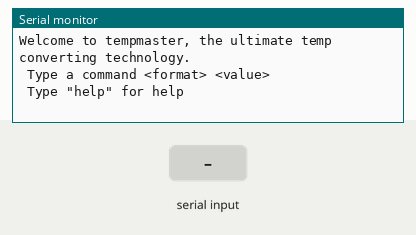
This sketch was run on a simulated Arduino Uno, built with avr-gcc and run on an emulated ATmega328P. Shown: the last lines printed to the serial monitor. Inputs (shaded band) come from the test bench.

Above: at 1.2 s.
1.3 s: "ktc\n" received over Serial
At 2.9 s:
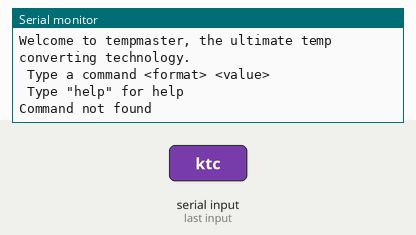
3.8 s: "kelvin\n" received over Serial
At 5.2 s:
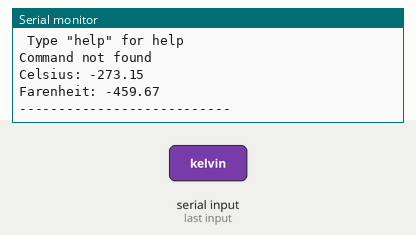
6.3 s: "celsius\n" received over Serial
At 8.2 s:
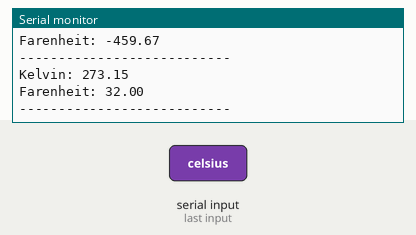

The sketch:

cmd_parser.ino
```cpp
void compare(float value, String conv_type)
{
  if (conv_type.equals("ktc"))
  {
    Serial.println("Celsius: " + (String)(value - 273.15) + "\n");
  }
  else if (conv_type.equals("ktf"))
  {
    Serial.println("Farenheit: " + (String)((((value - 273.15) * 9) / 5) + 32) + "\n");
  }
  else if (conv_type.equals("ctk"))
  {
    Serial.println("Kelvin: " + (String)(value + 273.15) + "\n");
  }
  else if (conv_type.equals("ctf"))
  {
    Serial.println("Farenheit: " + (String)((value * (9 / 5)) + 32) + "\n");
  }
  else if (conv_type.equals("ftk"))
  {
    Serial.println("Kelvin: " + (String)(((value - 32) / 1.8) + 273.15) + "\n");
  }
  else if (conv_type.equals("ftc"))
  {
    Serial.println("Celsius: " + (String)((value - 32) / 1.8) + "\n");
  }
}

void setup()
{
  // put your setup code here, to run once:
  Serial.begin(9600);
  Serial.println("");
  Serial.println("Welcome to tempmaster, the ultimate temp converting technology. \n Type a command <format> <value> \n Type \"help\" for help \n");
}

void loop()
{
  // put your main code here, to run repeatedly:
  while (!Serial.available())
    ;
  String input = Serial.readString();

  int arg = 0, next = 0;

  String args[2];

  for (int i = 0; i < input.length(); i++)
  {
    if (input.charAt(i) == ' ')
    {
      args[arg] = input.substring(next, i);
      next = i + 1;
      arg++;
    }
    else if (input.charAt(input.length() - 1))
    {
      args[arg] = input.substring(next, i);
    }
  }
  String command = args[0];

  if (command == "kelvin")
  {

    float kelvin = args[1].toFloat();

    compare(kelvin, "ktc"); // (type)t(final_type)

    compare(kelvin, "ktf");
    Serial.println("---------------------------");
  }
  else if (command == "celsius")
  {

    float celsius = args[1].toFloat();

    compare(celsius, "ctk"); // (type)t(final_type)

    compare(celsius, "ctf");
    Serial.println("---------------------------");
  }
  else if (command == "farenheit")
  {
    float farenheit = args[1].toFloat();

    compare(farenheit, "ftk"); // (type)t(final_type)

    compare(farenheit, "ftc");
    Serial.println("---------------------------");
  }
  else if (command == "help")
  {
    Serial.println("Type in the tempature you want to convert from then the value seperated by a space. \n Example: kelvin 80, celsius 37, farenheit 80 \n Type \"kill\" to kill this program");
  }
  else if (command == "kill")
  {
    Serial.println("Bye Bye!");
    delay(500);
    exit(0);
  }
  else
  {
    Serial.println("Command not found");
  }
}
```

Measured:
- after the input at 1.3 s, the serial monitor: prints a new line after 1.0 s (image 1)
- after the input at 3.8 s, the serial monitor: prints a new line after 1.0 s (image 2)
- after the input at 6.3 s, the serial monitor: prints a new line after 1.0 s (image 3)
